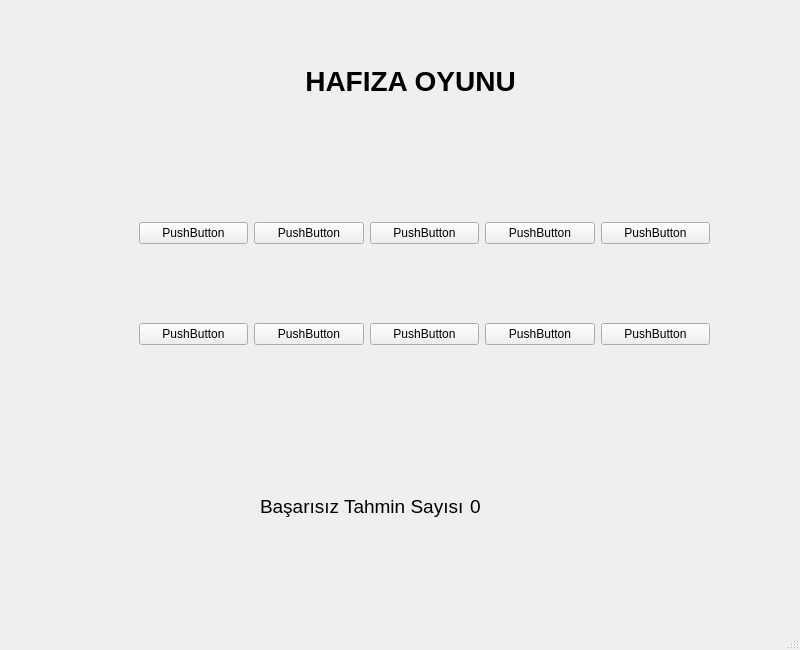
<?xml version="1.0" encoding="UTF-8"?>
<ui version="4.0">
 <class>MainWindow</class>
 <widget class="QMainWindow" name="MainWindow">
  <property name="geometry">
   <rect>
    <x>0</x>
    <y>0</y>
    <width>800</width>
    <height>650</height>
   </rect>
  </property>
  <property name="windowTitle">
   <string>Hafıza Oyunu</string>
  </property>
  <property name="windowOpacity">
   <double>1000.000000000000000</double>
  </property>
  <widget class="QWidget" name="centralwidget">
   <widget class="QLabel" name="lblBaslik">
    <property name="geometry">
     <rect>
      <x>270</x>
      <y>50</y>
      <width>281</width>
      <height>61</height>
     </rect>
    </property>
    <property name="font">
     <font>
      <pointsize>21</pointsize>
      <bold>true</bold>
     </font>
    </property>
    <property name="text">
     <string>HAFIZA OYUNU</string>
    </property>
    <property name="alignment">
     <set>Qt::AlignmentFlag::AlignCenter</set>
    </property>
   </widget>
   <widget class="QWidget" name="kartAlani" native="true">
    <property name="geometry">
     <rect>
      <x>89</x>
      <y>109</y>
      <width>681</width>
      <height>341</height>
     </rect>
    </property>
    <widget class="QWidget" name="layoutWidget">
     <property name="geometry">
      <rect>
       <x>50</x>
       <y>40</y>
       <width>571</width>
       <height>271</height>
      </rect>
     </property>
     <layout class="QGridLayout" name="gridLayout">
      <item row="0" column="0">
       <widget class="QPushButton" name="kart0">
        <property name="text">
         <string>PushButton</string>
        </property>
       </widget>
      </item>
      <item row="0" column="1">
       <widget class="QPushButton" name="kart1">
        <property name="text">
         <string>PushButton</string>
        </property>
       </widget>
      </item>
      <item row="0" column="2">
       <widget class="QPushButton" name="kart2">
        <property name="text">
         <string>PushButton</string>
        </property>
       </widget>
      </item>
      <item row="0" column="3">
       <widget class="QPushButton" name="kart3">
        <property name="text">
         <string>PushButton</string>
        </property>
       </widget>
      </item>
      <item row="0" column="4">
       <widget class="QPushButton" name="kart4">
        <property name="text">
         <string>PushButton</string>
        </property>
       </widget>
      </item>
      <item row="1" column="0">
       <widget class="QPushButton" name="kart6">
        <property name="text">
         <string>PushButton</string>
        </property>
       </widget>
      </item>
      <item row="1" column="1">
       <widget class="QPushButton" name="kart7">
        <property name="text">
         <string>PushButton</string>
        </property>
       </widget>
      </item>
      <item row="1" column="2">
       <widget class="QPushButton" name="kart5">
        <property name="text">
         <string>PushButton</string>
        </property>
       </widget>
      </item>
      <item row="1" column="3">
       <widget class="QPushButton" name="kart8">
        <property name="text">
         <string>PushButton</string>
        </property>
       </widget>
      </item>
      <item row="1" column="4">
       <widget class="QPushButton" name="kart9">
        <property name="text">
         <string>PushButton</string>
        </property>
       </widget>
      </item>
     </layout>
    </widget>
   </widget>
   <widget class="QWidget" name="layoutWidget">
    <property name="geometry">
     <rect>
      <x>260</x>
      <y>490</y>
      <width>311</width>
      <height>33</height>
     </rect>
    </property>
    <layout class="QHBoxLayout" name="horizontalLayout">
     <item>
      <widget class="QLabel" name="lblBasarisizBaslik">
       <property name="font">
        <font>
         <pointsize>14</pointsize>
        </font>
       </property>
       <property name="text">
        <string>Başarısız Tahmin Sayısı</string>
       </property>
      </widget>
     </item>
     <item>
      <widget class="QLabel" name="lblBasarisizSayisi">
       <property name="font">
        <font>
         <pointsize>14</pointsize>
        </font>
       </property>
       <property name="text">
        <string>0</string>
       </property>
      </widget>
     </item>
    </layout>
   </widget>
  </widget>
  <widget class="QMenuBar" name="menubar">
   <property name="geometry">
    <rect>
     <x>0</x>
     <y>0</y>
     <width>800</width>
     <height>25</height>
    </rect>
   </property>
  </widget>
  <widget class="QStatusBar" name="statusbar"/>
 </widget>
 <resources/>
 <connections/>
</ui>
